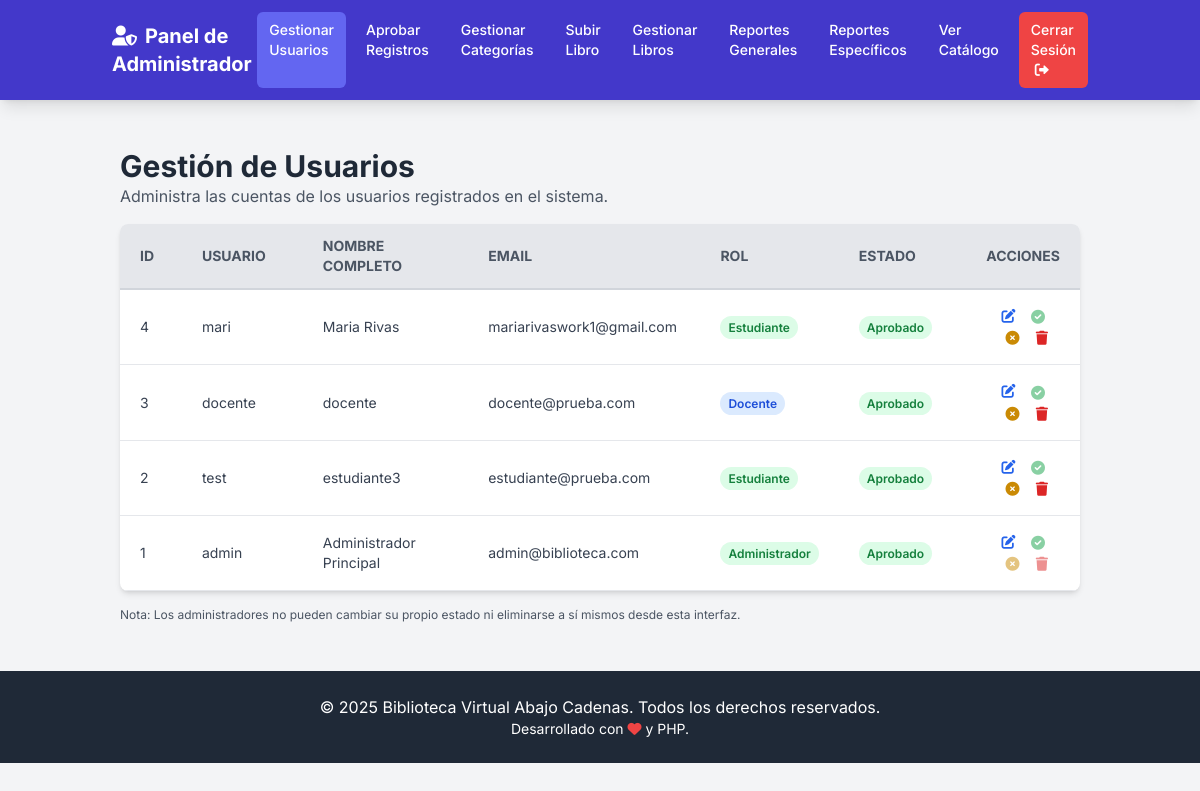
Screenshot of /admin/gestionar_usuarios.php (signed in) with the database file from the repository.
### tables this page shows
CREATE TABLE `usuarios` (
  `id` int(11) NOT NULL,
  `nombre_completo` varchar(150) NOT NULL,
  `cedula` varchar(15) NOT NULL,
  `telefono` varchar(20) DEFAULT NULL,
  `email` varchar(100) NOT NULL,
  `direccion` text DEFAULT NULL,
  `username` varchar(50) NOT NULL,
  `password` varchar(255) NOT NULL,
  `role` enum('administrador','docente','estudiante') NOT NULL,
  `estado_aprobacion` enum('pendiente','aprobado','rechazado') DEFAULT 'pendiente',
  `fecha_registro` timestamp NOT NULL DEFAULT current_timestamp()
);

### admin/gestionar_usuarios.php (the view, shortened to what this page needs)
<?php
require_once '../db_config.php';
$sql_usuarios = "SELECT id, username, nombre_completo, email, role, estado_aprobacion, fecha_registro FROM usuarios ORDER BY fecha_registro DESC";
$resultado_usuarios = $mysqli->query($sql_usuarios);
$pagina_actual = basename($_SERVER['PHP_SELF']);
$clase_activa = 'bg-indigo-500';
$clase_hover = 'hover:bg-indigo-600';
?>
<!DOCTYPE html>
<html lang="es">
<head>
    <script src="https://cdn.tailwindcss.com"></script>
    <link rel="stylesheet" href="https://cdnjs.cloudflare.com/ajax/libs/font-awesome/6.0.0-beta3/css/all.min.css">
</head>
<body class="bg-gray-100 text-gray-800">
     <nav class="bg-indigo-700 text-white shadow-lg">
        <div class="container mx-auto px-6 py-3 flex justify-between items-center">
            <a href="dashboard_admin.php" class="text-xl font-bold"><i class="fas fa-user-shield mr-2"></i>Panel de Administrador</a>
            <div class="flex space-x-2">
                <a href="gestionar_usuarios.php" class="px-3 py-2 rounded-md text-sm font-medium <?php echo ($pagina_actual == 'gestionar_usuarios.php') ? $clase_activa : $clase_hover; ?>">Gestionar Usuarios</a>
                <a href="aprobar_usuarios.php" class="px-3 py-2 rounded-md text-sm font-medium <?php echo ($pagina_actual == 'aprobar_usuarios.php') ? $clase_activa : $clase_hover; ?>">Aprobar Registros</a>
                <a href="gestionar_categorias.php" class="px-3 py-2 rounded-md text-sm font-medium <?php echo ($pagina_actual == 'gestionar_categorias.php') ? $clase_activa : $clase_hover; ?>">Gestionar Categorías</a>
                <a href="upload_libro.php" class="px-3 py-2 rounded-md text-sm font-medium <?php echo ($pagina_actual == 'upload_libro.php') ? $clase_activa : $clase_hover; ?>">Subir Libro</a>
                <a href="gestionar_libros.php" class="px-3 py-2 rounded-md text-sm font-medium <?php echo ($pagina_actual == 'gestionar_libros.php') ? $clase_activa : $clase_hover; ?>">Gestionar Libros</a>
                <a href="reportes_generales.php" class="px-3 py-2 rounded-md text-sm font-medium <?php echo ($pagina_actual == 'reportes_generales.php') ? $clase_activa : $clase_hover; ?>">Reportes Generales</a>
                <a href="reportes_especificos.php" class="px-3 py-2 rounded-md text-sm font-medium <?php echo ($pagina_actual == 'reportes_especificos.php') ? $clase_activa : $clase_hover; ?>">Reportes Específicos</a>
                <a href="../catalogo.php" class="px-3 py-2 rounded-md text-sm font-medium hover:bg-indigo-600" target="_blank">Ver Catálogo</a>
                <a href="../logout.php" class="px-3 py-2 rounded-md text-sm font-medium hover:bg-red-600 bg-red-500">Cerrar Sesión <i class="fas fa-sign-out-alt ml-1"></i></a>
            </div>
        </div>
    </nav>
    <div class="container mx-auto px-4 sm:px-8 py-8">
        <div class="py-4">
            <h1 class="text-3xl font-bold text-gray-800">Gestión de Usuarios</h1>
            <p class="text-gray-600">Administra las cuentas de los usuarios registrados en el sistema.</p>
        </div>
        <div class="overflow-x-auto bg-white shadow-md rounded-lg">
            <table class="min-w-full table-fixed-layout leading-normal">
                <thead>
                    <tr class="bg-gray-200 text-gray-600 uppercase text-sm">
                        <th class="px-5 py-3 border-b-2 border-gray-300 text-left w-1/12">ID</th>
                        <th class="px-5 py-3 border-b-2 border-gray-300 text-left w-2/12">Usuario</th>
                        <th class="px-5 py-3 border-b-2 border-gray-300 text-left w-3/12">Nombre Completo</th>
                        <th class="px-5 py-3 border-b-2 border-gray-300 text-left w-3/12">Email</th>
                        <th class="px-5 py-3 border-b-2 border-gray-300 text-left w-1/12">Rol</th>
                        <th class="px-5 py-3 border-b-2 border-gray-300 text-left w-2/12">Estado</th>
                        <th class="px-5 py-3 border-b-2 border-gray-300 text-center w-2/12">Acciones</th>
                    </tr>
                </thead>
                <tbody class="text-gray-700">
                    <?php if ($resultado_usuarios && $resultado_usuarios->num_rows > 0): ?>
                        <?php while($usuario = $resultado_usuarios->fetch_assoc()): ?>
                        <tr class="hover:bg-gray-50 border-b border-gray-200">
                            <td class="px-5 py-4 text-sm break-words"><?php echo htmlspecialchars($usuario['id']); ?></td>
                            <td class="px-5 py-4 text-sm break-words"><?php echo htmlspecialchars($usuario['username']); ?></td>
                            <td class="px-5 py-4 text-sm break-words"><?php echo htmlspecialchars($usuario['nombre_completo']); ?></td>
                            <td class="px-5 py-4 text-sm break-words"><?php echo htmlspecialchars($usuario['email']); ?></td>
                            <td class="px-5 py-4 text-sm break-words">
                                <span class="px-2 py-1 font-semibold leading-tight text-xs rounded-full
                                    <?php if ($usuario['role'] == 'admin') echo 'bg-red-100 text-red-700';
                                          elseif ($usuario['role'] == 'docente') echo 'bg-blue-100 text-blue-700';
                                          else echo 'bg-green-100 text-green-700'; ?>">
                                    <?php echo ucfirst(htmlspecialchars($usuario['role'])); ?>
                                </span>
                            </td>
                            <td class="px-5 py-4 text-sm break-words">
                                <span class="px-2 py-1 font-semibold leading-tight text-xs rounded-full
                                    <?php if ($usuario['estado_aprobacion'] == 'aprobado') echo 'bg-green-100 text-green-700';
                                          elseif ($usuario['estado_aprobacion'] == 'pendiente') echo 'bg-yellow-100 text-yellow-700';
                                          else echo 'bg-red-100 text-red-700'; ?>">
                                    <?php echo ucfirst(htmlspecialchars($usuario['estado_aprobacion'])); ?>
                                </span>
                            </td>
                            <td class="px-5 py-4 text-sm text-center">
                                <a href="modificar_usuario.php?id=<?php echo $usuario['id']; ?>" title="Modificar Usuario" class="text-blue-600 hover:text-blue-900 mr-2">
                                    <i class="fas fa-edit fa-fw"></i>
                                </a>
                                <form method="POST" action="gestionar_usuarios.php" class="inline-block align-middle" onsubmit="return confirmAction(this, 'aprobar');">
                                    <button type="submit" title="Aprobar Usuario" class="text-green-600 hover:text-green-900 disabled:opacity-50"
                                        <?php echo ($usuario['estado_aprobacion'] == 'aprobado' || $usuario['id'] == $_SESSION['user_id']) ? 'disabled' : ''; ?>>
                                        <i class="fas fa-check-circle fa-fw"></i>
                                    </button>
                                </form>
                                <form method="POST" action="gestionar_usuarios.php" class="inline-block align-middle" onsubmit="return confirmAction(this, 'rechazar');">
                                    <button type="submit" title="Rechazar Usuario" class="text-yellow-600 hover:text-yellow-900 ml-2 disabled:opacity-50"
                                        <?php echo ($usuario['estado_aprobacion'] == 'rechazado' || $usuario['id'] == $_SESSION['user_id']) ? 'disabled' : ''; ?>>
                                        <i class="fas fa-times-circle fa-fw"></i>
                                    </button>
                                </form>
                                <form method="POST" action="gestionar_usuarios.php" class="inline-block align-middle" onsubmit="return confirmAction(this, 'eliminar');">
                                    <button type="submit" title="Eliminar Usuario" class="text-red-600 hover:text-red-900 ml-2 disabled:opacity-50"
                                        <?php echo ($usuario['id'] == $_SESSION['user_id']) ? 'disabled' : ''; ?>>
                                        <i class="fas fa-trash fa-fw"></i>
                                    </button>
                                </form>
                                </td>
                        </tr>
                        <?php endwhile; ?>
                    <?php endif; ?>
                </tbody>
            </table>
        </div>
         <div class="py-4 text-xs text-gray-600">
            Nota: Los administradores no pueden cambiar su propio estado ni eliminarse a sí mismos desde esta interfaz.
        </div>
    </div>
    <footer class="bg-gray-800 text-white py-6 mt-auto">
        <div class="container mx-auto px-6 text-center">
            <p>&copy; <?php echo date("Y"); ?> Biblioteca Virtual Abajo Cadenas. Todos los derechos reservados.</p>
            <p class="text-sm">Desarrollado con <i class="fas fa-heart text-red-500"></i> y PHP.</p>
        </div>
    </footer>
</body>
</html>

### admin/gestionar_usuarios.php (style rules this page uses)
body { font-family: 'Inter', sans-serif; }
.table-fixed-layout { table-layout: fixed; }

### rows the page displays
usuarios: id "4", username "mari", nombre_completo "Maria Rivas", email "mariarivaswork1@gmail.com", role "Estudiante", estado_aprobacion "Aprobado"
usuarios: id "3", username "docente", nombre_completo "docente", email "docente@prueba.com", role "Docente", estado_aprobacion "Aprobado"
usuarios: id "2", username "test", nombre_completo "estudiante3", email "estudiante@prueba.com", role "Estudiante", estado_aprobacion "Aprobado"
usuarios: id "1", username "admin", nombre_completo "Administrador Principal", email "admin@biblioteca.com", role "Administrador", estado_aprobacion "Aprobado"
